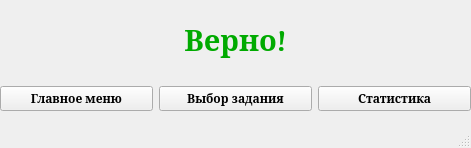
<?xml version="1.0" encoding="UTF-8"?>
<ui version="4.0">
 <class>CorrectAnswer</class>
 <widget class="QMainWindow" name="CorrectAnswer">
  <property name="geometry">
   <rect>
    <x>0</x>
    <y>0</y>
    <width>471</width>
    <height>148</height>
   </rect>
  </property>
  <property name="font">
   <font>
    <family>MS Serif</family>
    <weight>75</weight>
    <bold>true</bold>
   </font>
  </property>
  <property name="windowTitle">
   <string>MainWindow</string>
  </property>
  <property name="autoFillBackground">
   <bool>false</bool>
  </property>
  <widget class="QWidget" name="centralwidget">
   <widget class="QWidget" name="">
    <property name="geometry">
     <rect>
      <x>0</x>
      <y>0</y>
      <width>471</width>
      <height>111</height>
     </rect>
    </property>
    <layout class="QGridLayout" name="gridLayout">
     <item row="1" column="0">
      <widget class="QPushButton" name="pushButton">
       <property name="text">
        <string>Главное меню</string>
       </property>
      </widget>
     </item>
     <item row="1" column="1">
      <widget class="QPushButton" name="pushButton_2">
       <property name="text">
        <string>Выбор задания</string>
       </property>
      </widget>
     </item>
     <item row="1" column="2">
      <widget class="QPushButton" name="pushButton_3">
       <property name="text">
        <string>Статистика</string>
       </property>
      </widget>
     </item>
     <item row="0" column="1">
      <widget class="QLabel" name="label">
       <property name="font">
        <font>
         <family>Caladea</family>
         <pointsize>12</pointsize>
         <weight>75</weight>
         <italic>false</italic>
         <bold>true</bold>
        </font>
       </property>
       <property name="text">
        <string>&lt;html&gt;&lt;head/&gt;&lt;body&gt;&lt;p align=&quot;center&quot;&gt;&lt;span style=&quot; font-size:22pt; color:#00aa00;&quot;&gt;Верно!&lt;/span&gt;&lt;/p&gt;&lt;/body&gt;&lt;/html&gt;</string>
       </property>
      </widget>
     </item>
    </layout>
   </widget>
  </widget>
  <widget class="QMenuBar" name="menubar">
   <property name="geometry">
    <rect>
     <x>0</x>
     <y>0</y>
     <width>471</width>
     <height>17</height>
    </rect>
   </property>
  </widget>
  <widget class="QStatusBar" name="statusbar"/>
 </widget>
 <resources/>
 <connections/>
</ui>
